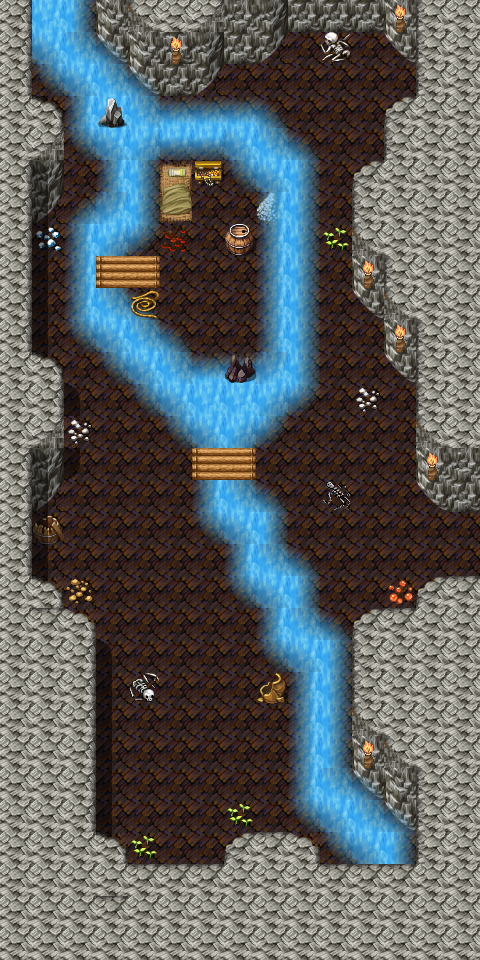

A 2D game scene composited from a Tiled map and its tileset images. What follows is a short description and the map's XML, with each tile layer's data collapsed to a summary:
An orthogonal 15x30 tile map with 32x32 px tiles, 4 tile layers (Base, Ground, Objects, Above), 8 hidden layers not drawn, 62 tilesets and 21 objects (6x mapchange, 6x script, 4x spawn, 4x replace, container).

<map version="1.5" tiledversion="1.7.2" orientation="orthogonal" renderorder="right-down" width="15" height="30" tilewidth="32" tileheight="32" infinite="0" nextlayerid="19" nextobjectid="93">
 <tileset firstgid="1" name="map_bed_1" tilewidth="32" tileheight="32" tilecount="128" columns="16">
  <image source="../drawable/map_bed_1.png" width="512" height="256" />
 </tileset>
 <tileset firstgid="129" name="map_border_1" tilewidth="32" tileheight="32" tilecount="128" columns="16">
  <image source="../drawable/map_border_1.png" width="512" height="256" />
 </tileset>
 <tileset firstgid="257" name="map_bridge_1" tilewidth="32" tileheight="32" tilecount="128" columns="16">
  <image source="../drawable/map_bridge_1.png" width="512" height="256" />
 </tileset>
 <tileset firstgid="385" name="map_bridge_2" tilewidth="32" tileheight="32" tilecount="128" columns="16">
  <image source="../drawable/map_bridge_2.png" width="512" height="256" />
 </tileset>
 <tileset firstgid="513" name="map_broken_1" tilewidth="32" tileheight="32" tilecount="128" columns="16">
  <image source="../drawable/map_broken_1.png" width="512" height="256" />
 </tileset>
 <tileset firstgid="641" name="map_cavewall_1" tilewidth="32" tileheight="32" tilecount="108" columns="18">
  <image source="../drawable/map_cavewall_1.png" width="576" height="192" />
 </tileset>
 <tileset firstgid="749" name="map_cavewall_2" tilewidth="32" tileheight="32" tilecount="108" columns="18">
  <image source="../drawable/map_cavewall_2.png" width="576" height="192" />
 </tileset>
 <tileset firstgid="857" name="map_cavewall_3" tilewidth="32" tileheight="32" tilecount="108" columns="18">
  <image source="../drawable/map_cavewall_3.png" width="576" height="192" />
 </tileset>
 <tileset firstgid="965" name="map_cavewall_4" tilewidth="32" tileheight="32" tilecount="108" columns="18">
  <image source="../drawable/map_cavewall_4.png" width="576" height="192" />
 </tileset>
 <tileset firstgid="1073" name="map_chair_table_1" tilewidth="32" tileheight="32" tilecount="128" columns="16">
  <image source="../drawable/map_chair_table_1.png" width="512" height="256" />
 </tileset>
 <tileset firstgid="1201" name="map_chair_table_2" tilewidth="32" tileheight="32" tilecount="128" columns="16">
  <image source="../drawable/map_chair_table_2.png" width="512" height="256" />
 </tileset>
 <tileset firstgid="1329" name="map_crate_1" tilewidth="32" tileheight="32" tilecount="128" columns="16">
  <image source="../drawable/map_crate_1.png" width="512" height="256" />
 </tileset>
 <tileset firstgid="1457" name="map_cupboard_1" tilewidth="32" tileheight="32" tilecount="128" columns="16">
  <image source="../drawable/map_cupboard_1.png" width="512" height="256" />
 </tileset>
 <tileset firstgid="1585" name="map_curtain_1" tilewidth="32" tileheight="32" tilecount="128" columns="16">
  <image source="../drawable/map_curtain_1.png" width="512" height="256" />
 </tileset>
 <tileset firstgid="1713" name="map_entrance_1" tilewidth="32" tileheight="32" tilecount="128" columns="16">
  <image source="../drawable/map_entrance_1.png" width="512" height="256" />
 </tileset>
 <tileset firstgid="1841" name="map_entrance_2" tilewidth="32" tileheight="32" tilecount="128" columns="16">
  <image source="../drawable/map_entrance_2.png" width="512" height="256" />
 </tileset>
 <tileset firstgid="1969" name="map_fence_1" tilewidth="32" tileheight="32" tilecount="128" columns="16">
  <image source="../drawable/map_fence_1.png" width="512" height="256" />
 </tileset>
 <tileset firstgid="2097" name="map_fence_2" tilewidth="32" tileheight="32" tilecount="128" columns="16">
  <image source="../drawable/map_fence_2.png" width="512" height="256" />
 </tileset>
 <tileset firstgid="2225" name="map_fence_3" tilewidth="32" tileheight="32" tilecount="128" columns="16">
  <image source="../drawable/map_fence_3.png" width="512" height="256" />
 </tileset>
 <tileset firstgid="2353" name="map_fence_4" tilewidth="32" tileheight="32" tilecount="128" columns="16">
  <image source="../drawable/map_fence_4.png" width="512" height="256" />
 </tileset>
 <tileset firstgid="2481" name="map_ground_1" tilewidth="32" tileheight="32" tilecount="128" columns="16">
  <image source="../drawable/map_ground_1.png" width="512" height="256" />
 </tileset>
 <tileset firstgid="2609" name="map_ground_2" tilewidth="32" tileheight="32" tilecount="128" columns="16">
  <image source="../drawable/map_ground_2.png" width="512" height="256" />
 </tileset>
 <tileset firstgid="2737" name="map_ground_3" tilewidth="32" tileheight="32" tilecount="128" columns="16">
  <image source="../drawable/map_ground_3.png" width="512" height="256" />
 </tileset>
 <tileset firstgid="2865" name="map_ground_4" tilewidth="32" tileheight="32" tilecount="128" columns="16">
  <image source="../drawable/map_ground_4.png" width="512" height="256" />
 </tileset>
 <tileset firstgid="2993" name="map_ground_5" tilewidth="32" tileheight="32" tilecount="128" columns="16">
  <image source="../drawable/map_ground_5.png" width="512" height="256" />
 </tileset>
 <tileset firstgid="3121" name="map_ground_6" tilewidth="32" tileheight="32" tilecount="128" columns="16">
  <image source="../drawable/map_ground_6.png" width="512" height="256" />
 </tileset>
 <tileset firstgid="3249" name="map_ground_7" tilewidth="32" tileheight="32" tilecount="128" columns="16">
  <image source="../drawable/map_ground_7.png" width="512" height="256" />
 </tileset>
 <tileset firstgid="3377" name="map_ground_8" tilewidth="32" tileheight="32" tilecount="128" columns="16">
  <image source="../drawable/map_ground_8.png" width="512" height="256" />
 </tileset>
 <tileset firstgid="3505" name="map_house_1" tilewidth="32" tileheight="32" tilecount="128" columns="16">
  <image source="../drawable/map_house_1.png" width="512" height="256" />
 </tileset>
 <tileset firstgid="3633" name="map_house_2" tilewidth="32" tileheight="32" tilecount="128" columns="16">
  <image source="../drawable/map_house_2.png" width="512" height="256" />
 </tileset>
 <tileset firstgid="3761" name="map_indoor_1" tilewidth="32" tileheight="32" tilecount="128" columns="16">
  <image source="../drawable/map_indoor_1.png" width="512" height="256" />
 </tileset>
 <tileset firstgid="3889" name="map_indoor_2" tilewidth="32" tileheight="32" tilecount="128" columns="16">
  <image source="../drawable/map_indoor_2.png" width="512" height="256" />
 </tileset>
 <tileset firstgid="4017" name="map_kitchen_1" tilewidth="32" tileheight="32" tilecount="128" columns="16">
  <image source="../drawable/map_kitchen_1.png" width="512" height="256" />
 </tileset>
 <tileset firstgid="4145" name="map_outdoor_1" tilewidth="32" tileheight="32" tilecount="128" columns="16">
  <image source="../drawable/map_outdoor_1.png" width="512" height="256" />
 </tileset>
 <tileset firstgid="4273" name="map_pillar_1" tilewidth="32" tileheight="32" tilecount="128" columns="16">
  <image source="../drawable/map_pillar_1.png" width="512" height="256" />
 </tileset>
 <tileset firstgid="4401" name="map_pillar_2" tilewidth="32" tileheight="32" tilecount="128" columns="16">
  <image source="../drawable/map_pillar_2.png" width="512" height="256" />
 </tileset>
 <tileset firstgid="4529" name="map_plant_1" tilewidth="32" tileheight="32" tilecount="128" columns="16">
  <image source="../drawable/map_plant_1.png" width="512" height="256" />
 </tileset>
 <tileset firstgid="4657" name="map_plant_2" tilewidth="32" tileheight="32" tilecount="128" columns="16">
  <image source="../drawable/map_plant_2.png" width="512" height="256" />
 </tileset>
 <tileset firstgid="4785" name="map_rock_1" tilewidth="32" tileheight="32" tilecount="128" columns="16">
  <image source="../drawable/map_rock_1.png" width="512" height="256" />
 </tileset>
 <tileset firstgid="4913" name="map_rock_2" tilewidth="32" tileheight="32" tilecount="128" columns="16">
  <image source="../drawable/map_rock_2.png" width="512" height="256" />
 </tileset>
 <tileset firstgid="5041" name="map_roof_1" tilewidth="32" tileheight="32" tilecount="128" columns="16">
  <image source="../drawable/map_roof_1.png" width="512" height="256" />
 </tileset>
 <tileset firstgid="5169" name="map_roof_2" tilewidth="32" tileheight="32" tilecount="128" columns="16">
  <image source="../drawable/map_roof_2.png" width="512" height="256" />
 </tileset>
 <tileset firstgid="5297" name="map_roof_3" tilewidth="32" tileheight="32" tilecount="128" columns="16">
  <image source="../drawable/map_roof_3.png" width="512" height="256" />
 </tileset>
 <tileset firstgid="5425" name="map_shop_1" tilewidth="32" tileheight="32" tilecount="128" columns="16">
  <image source="../drawable/map_shop_1.png" width="512" height="256" />
 </tileset>
 <tileset firstgid="5553" name="map_sign_ladder_1" tilewidth="32" tileheight="32" tilecount="128" columns="16">
  <image source="../drawable/map_sign_ladder_1.png" width="512" height="256" />
 </tileset>
 <tileset firstgid="5681" name="map_table_1" tilewidth="32" tileheight="32" tilecount="128" columns="16">
  <image source="../drawable/map_table_1.png" width="512" height="256" />
 </tileset>
 <tileset firstgid="5809" name="map_trail_1" tilewidth="32" tileheight="32" tilecount="128" columns="16">
  <image source="../drawable/map_trail_1.png" width="512" height="256" />
 </tileset>
 <tileset firstgid="5937" name="map_transition_1" tilewidth="32" tileheight="32" tilecount="128" columns="16">
  <image source="../drawable/map_transition_1.png" width="512" height="256" />
 </tileset>
 <tileset firstgid="6065" name="map_transition_2" tilewidth="32" tileheight="32" tilecount="128" columns="16">
  <image source="../drawable/map_transition_2.png" width="512" height="256" />
 </tileset>
 <tileset firstgid="6193" name="map_transition_3" tilewidth="32" tileheight="32" tilecount="128" columns="16">
  <image source="../drawable/map_transition_3.png" width="512" height="256" />
 </tileset>
 <tileset firstgid="6321" name="map_transition_4" tilewidth="32" tileheight="32" tilecount="128" columns="16">
  <image source="../drawable/map_transition_4.png" width="512" height="256" />
 </tileset>
 <tileset firstgid="6449" name="map_transition_5" tilewidth="32" tileheight="32" tilecount="128" columns="16">
  <image source="../drawable/map_transition_5.png" width="512" height="256" />
 </tileset>
 <tileset firstgid="6577" name="map_tree_1" tilewidth="32" tileheight="32" tilecount="128" columns="16">
  <image source="../drawable/map_tree_1.png" width="512" height="256" />
 </tileset>
 <tileset firstgid="6705" name="map_tree_2" tilewidth="32" tileheight="32" tilecount="128" columns="16">
  <image source="../drawable/map_tree_2.png" width="512" height="256" />
 </tileset>
 <tileset firstgid="6833" name="map_wall_1" tilewidth="32" tileheight="32" tilecount="128" columns="16">
  <image source="../drawable/map_wall_1.png" width="512" height="256" />
 </tileset>
 <tileset firstgid="6961" name="map_wall_2" tilewidth="32" tileheight="32" tilecount="120" columns="15">
  <image source="../drawable/map_wall_2.png" width="480" height="256" />
 </tileset>
 <tileset firstgid="7081" name="map_wall_3" tilewidth="32" tileheight="32" tilecount="120" columns="15">
  <image source="../drawable/map_wall_3.png" width="480" height="256" />
 </tileset>
 <tileset firstgid="7201" name="map_wall_4" tilewidth="32" tileheight="32" tilecount="120" columns="15">
  <image source="../drawable/map_wall_4.png" width="480" height="256" />
 </tileset>
 <tileset firstgid="7321" name="map_window_1" tilewidth="32" tileheight="32" tilecount="128" columns="16">
  <image source="../drawable/map_window_1.png" width="512" height="256" />
 </tileset>
 <tileset firstgid="7449" name="map_window_2" tilewidth="32" tileheight="32" tilecount="128" columns="16">
  <image source="../drawable/map_window_2.png" width="512" height="256" />
 </tileset>
 <tileset firstgid="7577" name="map_guynmart" tilewidth="32" tileheight="32" tilecount="128" columns="16">
  <image source="../drawable/map_guynmart.png" width="512" height="256" />
 </tileset>
 <tileset firstgid="7705" name="map_ratdom" tilewidth="32" tileheight="32" tilecount="108" columns="18">
  <image source="../drawable/map_ratdom.png" width="576" height="192" />
 </tileset>
 <layer id="13" name="Base" width="15" height="30">
  <data>[450 cells, 15 non-empty, 1 distinct tile ids]</data>
 </layer>
 <layer id="1" name="Ground" width="15" height="30">
  <data>[450 cells, 444 non-empty, 24 distinct tile ids]</data>
 </layer>
 <layer id="2" name="Objects" width="15" height="30">
  <data>[450 cells, 124 non-empty, 30 distinct tile ids]</data>
 </layer>
 <layer id="3" name="Objects1" width="15" height="30" visible="0">
  <data>[450 cells, 2 non-empty, 2 distinct tile ids]</data>
 </layer>
 <layer id="11" name="Objects3" width="15" height="30" visible="0">
  <data>[450 cells, 1 non-empty, 1 distinct tile ids]</data>
 </layer>
 <layer id="14" name="Objects4" width="15" height="30" visible="0">
  <data>[450 cells, 3 non-empty, 3 distinct tile ids]</data>
 </layer>
 <layer id="17" name="Objects5" width="15" height="30" visible="0">
  <data>[450 cells, 4 non-empty, 4 distinct tile ids]</data>
 </layer>
 <layer id="4" name="Above" width="15" height="30">
  <data>[450 cells, 27 non-empty, 9 distinct tile ids]</data>
 </layer>
 <layer id="5" name="Top" width="15" height="30" visible="0">
  <data>[450 cells, 4 non-empty, 2 distinct tile ids]</data>
 </layer>
 <layer id="6" name="Walkable" width="15" height="30" visible="0">
  <data>[450 cells, 300 non-empty, 1 distinct tile ids]</data>
 </layer>
 <layer id="12" name="Walkable3" width="15" height="30" visible="0">
  <data>[450 cells, 2 non-empty, 1 distinct tile ids]</data>
 </layer>
 <layer id="18" name="Walkable5" width="15" height="30" visible="0">
  <data>[450 cells, 4 non-empty, 1 distinct tile ids]</data>
 </layer>
 <objectgroup id="7" name="Mapevents" visible="0">
  <object id="75" name="east" type="mapchange" x="448" y="512" width="32" height="64">
   <properties>
    <property name="map" value="ratdom_maze_535" />
    <property name="place" value="west" />
   </properties>
  </object>
  <object id="76" name="up1" type="mapchange" x="160" y="160" width="32" height="32" />
  <object id="77" name="up2" type="mapchange" x="320" y="224" width="32" height="32" />
  <object id="78" name="up3" type="mapchange" x="128" y="576" width="64" height="64" />
  <object id="79" name="up4" type="mapchange" x="352" y="64" width="32" height="32" />
  <object id="80" name="up5" type="mapchange" x="320" y="512" width="32" height="32" />
  <object id="92" name="ratdom_goldhunter_bed2" type="script" x="160" y="224" width="32" height="32" />
  <object id="91" name="ratdom_goldhunter_bed" type="script" x="160" y="192" width="32" height="32" />
  <object id="81" name="ratdom_goldhunter_bridge" type="script" x="128" y="256" width="32" height="32" />
  <object id="84" name="ratdom_goldhunter_talk" type="script" x="288" y="192" width="64" height="256" />
  <object id="85" name="ratdom_goldhunter_talk_b" type="script" x="32" y="256" width="96" height="160" />
  <object id="86" name="ratdom_goldhunter_bone" type="script" x="192" y="160" width="32" height="32" />
  <object id="87" name="ratdom_goldhunter_drop" type="container" x="192" y="160" width="32" height="32" />
 </objectgroup>
 <objectgroup id="8" name="Spawn" visible="0">
  <object id="50" name="ratdom_rat" type="spawn" x="224" y="0" width="32" height="32" />
  <object id="44" name="ratdom_m4" type="spawn" x="128" y="384" width="224" height="384">
   <properties>
    <property name="quantity" value="2" />
    <property name="spawngroup" value="ratdom_m4" />
   </properties>
  </object>
  <object id="46" name="ratdom_maze_rat" type="spawn" x="352" y="480" width="64" height="96">
   <properties>
    <property name="quantity" value="1" />
    <property name="spawngroup" value="ratdom_maze_rat" />
   </properties>
  </object>
  <object id="83" name="ratdom_goldhunter" type="spawn" x="160" y="224" width="96" height="128">
   <properties>
    <property name="spawngroup" value="ratdom_goldhunter" />
   </properties>
  </object>
 </objectgroup>
 <objectgroup id="9" name="Keys" visible="0" />
 <objectgroup id="10" name="Replace" visible="0">
  <object id="90" name="ratdom_nondisplay:75" type="replace" x="64" y="224" width="160" height="64" visible="0">
   <properties>
    <property name="Objects" value="Objects5" />
    <property name="Walkable" value="Walkable5" />
    <property name="requireId" value="ratdom_nondisplay" />
    <property name="requireType" value="questProgress" />
    <property name="requireValue" value="75" />
   </properties>
  </object>
  <object id="89" name="ratdom_nondisplay:74" type="replace" x="128" y="224" width="96" height="32" visible="0">
   <properties>
    <property name="Objects" value="Objects4" />
    <property name="requireId" value="ratdom_nondisplay" />
    <property name="requireType" value="questProgress" />
    <property name="requireValue" value="74" />
   </properties>
  </object>
  <object id="82" name="ratdom_nondisplay:73" type="replace" x="96" y="256" width="96" height="32" visible="0">
   <properties>
    <property name="Objects" value="Objects3" />
    <property name="Walkable" value="Walkable3" />
    <property name="requireId" value="ratdom_nondisplay" />
    <property name="requireType" value="questProgress" />
    <property name="requireValue" value="73" />
   </properties>
  </object>
  <object id="88" name="ratdom_nondisplay:71" type="replace" x="64" y="256" width="96" height="32" visible="0">
   <properties>
    <property name="Objects" value="Objects1" />
    <property name="Walkable" value="Top" />
    <property name="requireId" value="ratdom_nondisplay" />
    <property name="requireType" value="questProgress" />
    <property name="requireValue" value="71" />
   </properties>
  </object>
 </objectgroup>
</map>
